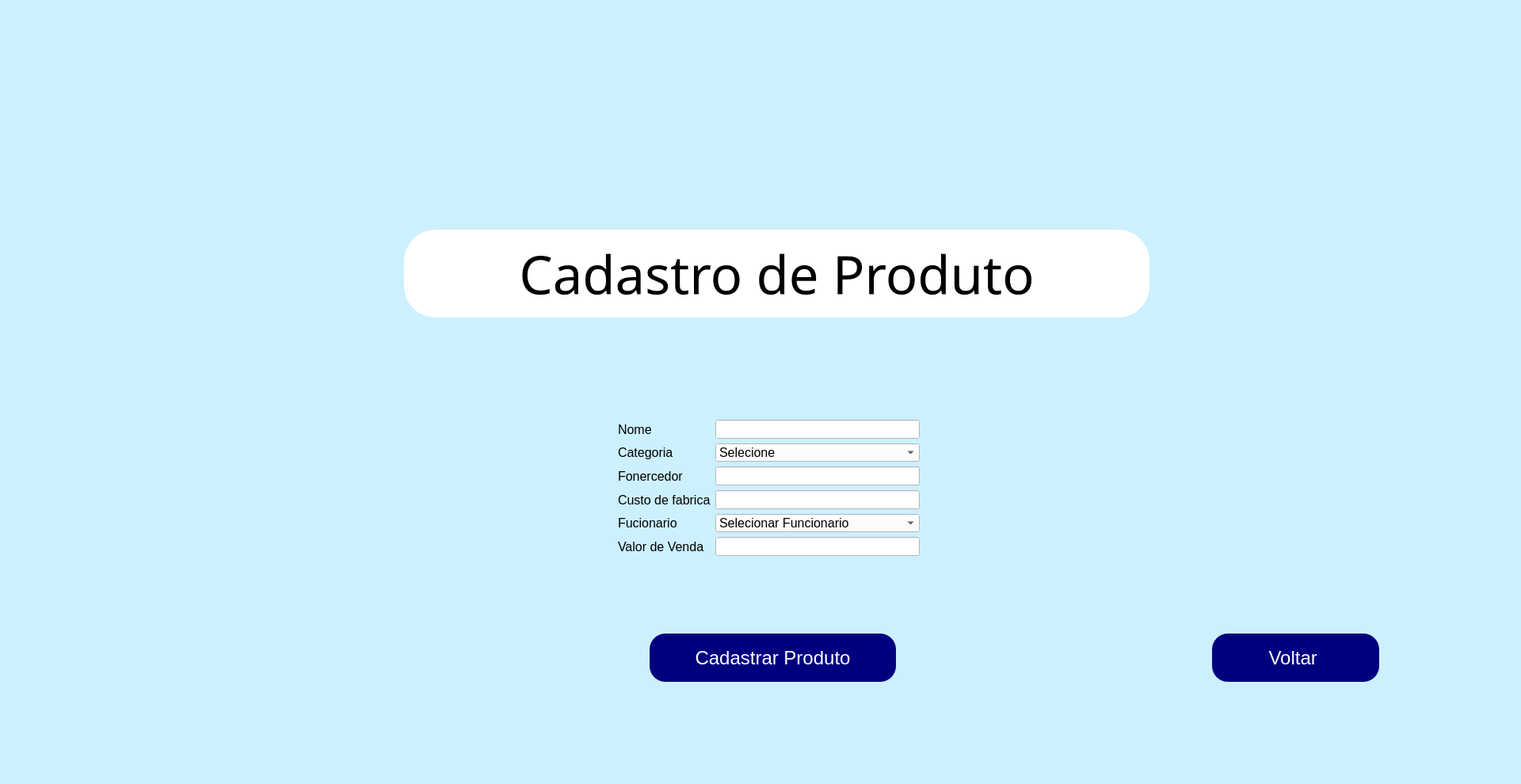
<?xml version="1.0" encoding="UTF-8"?>
<ui version="4.0">
 <class>MainWindow</class>
 <widget class="QMainWindow" name="MainWindow">
  <property name="geometry">
   <rect>
    <x>0</x>
    <y>0</y>
    <width>1920</width>
    <height>990</height>
   </rect>
  </property>
  <property name="windowTitle">
   <string>Kitton Informática</string>
  </property>
  <property name="windowIcon">
   <iconset>
    <normaloff>../../../Downloads/Logomarca (1).png</normaloff>../../../Downloads/Logomarca (1).png</iconset>
  </property>
  <property name="styleSheet">
   <string notr="true">background-color: rgb(205,240,255);</string>
  </property>
  <widget class="QWidget" name="centralwidget">
   <widget class="QLabel" name="Tela_inicial">
    <property name="geometry">
     <rect>
      <x>510</x>
      <y>290</y>
      <width>941</width>
      <height>111</height>
     </rect>
    </property>
    <property name="font">
     <font>
      <family>Segoe Print</family>
      <pointsize>50</pointsize>
     </font>
    </property>
    <property name="styleSheet">
     <string notr="true">background-color: rgb(255, 255, 255);
border-radius: 40px;</string>
    </property>
    <property name="text">
     <string>Cadastro de Produto</string>
    </property>
    <property name="alignment">
     <set>Qt::AlignCenter</set>
    </property>
   </widget>
   <widget class="QWidget" name="layoutWidget">
    <property name="geometry">
     <rect>
      <x>780</x>
      <y>530</y>
      <width>381</width>
      <height>172</height>
     </rect>
    </property>
    <property name="font">
     <font>
      <family>Arial</family>
      <pointsize>12</pointsize>
     </font>
    </property>
    <layout class="QFormLayout" name="formLayout">
     <item row="0" column="0">
      <widget class="QLabel" name="label_7">
       <property name="font">
        <font>
         <family>Arial</family>
         <pointsize>12</pointsize>
         <weight>50</weight>
         <bold>false</bold>
        </font>
       </property>
       <property name="text">
        <string>Nome</string>
       </property>
      </widget>
     </item>
     <item row="0" column="1">
      <widget class="QLineEdit" name="nome_pro">
       <property name="font">
        <font>
         <family>Arial</family>
         <pointsize>12</pointsize>
        </font>
       </property>
       <property name="styleSheet">
        <string notr="true">background-color: rgb(255, 255, 255);
color: rgb(0, 0, 0);</string>
       </property>
       <property name="echoMode">
        <enum>QLineEdit::Normal</enum>
       </property>
       <property name="alignment">
        <set>Qt::AlignCenter</set>
       </property>
      </widget>
     </item>
     <item row="1" column="0">
      <widget class="QLabel" name="label_3">
       <property name="font">
        <font>
         <family>Arial</family>
         <pointsize>12</pointsize>
         <weight>50</weight>
         <bold>false</bold>
        </font>
       </property>
       <property name="text">
        <string>Categoria</string>
       </property>
      </widget>
     </item>
     <item row="1" column="1">
      <widget class="QComboBox" name="categoria">
       <property name="font">
        <font>
         <family>Arial</family>
         <pointsize>12</pointsize>
        </font>
       </property>
       <property name="styleSheet">
        <string notr="true">background-color: rgb(255, 255, 255);
color: rgb(0, 0, 0);</string>
       </property>
       <item>
        <property name="text">
         <string>Selecione</string>
        </property>
       </item>
       <item>
        <property name="text">
         <string>HD</string>
        </property>
       </item>
       <item>
        <property name="text">
         <string>SSD</string>
        </property>
       </item>
       <item>
        <property name="text">
         <string>Memória RAM</string>
        </property>
       </item>
       <item>
        <property name="text">
         <string>Placa mãe</string>
        </property>
       </item>
       <item>
        <property name="text">
         <string>Mouse</string>
        </property>
       </item>
       <item>
        <property name="text">
         <string>Placa de Rede</string>
        </property>
       </item>
       <item>
        <property name="text">
         <string>Cabo de rede</string>
        </property>
       </item>
       <item>
        <property name="text">
         <string>teclado</string>
        </property>
       </item>
       <item>
        <property name="text">
         <string>Monito</string>
        </property>
       </item>
       <item>
        <property name="text">
         <string>Gabinete</string>
        </property>
       </item>
       <item>
        <property name="text">
         <string>Pendrive</string>
        </property>
       </item>
       <item>
        <property name="text">
         <string>Fonte de alimentação</string>
        </property>
       </item>
       <item>
        <property name="text">
         <string>Cabo VGA</string>
        </property>
       </item>
       <item>
        <property name="text">
         <string>Cabo HDMI</string>
        </property>
       </item>
      </widget>
     </item>
     <item row="2" column="0">
      <widget class="QLabel" name="label_2">
       <property name="font">
        <font>
         <family>Arial</family>
         <pointsize>12</pointsize>
         <weight>50</weight>
         <bold>false</bold>
        </font>
       </property>
       <property name="text">
        <string>Fonercedor</string>
       </property>
      </widget>
     </item>
     <item row="2" column="1">
      <widget class="QLineEdit" name="fonercedor_pro">
       <property name="font">
        <font>
         <family>Arial</family>
         <pointsize>12</pointsize>
        </font>
       </property>
       <property name="styleSheet">
        <string notr="true">background-color: rgb(255, 255, 255);
color: rgb(0, 0, 0);</string>
       </property>
       <property name="echoMode">
        <enum>QLineEdit::Normal</enum>
       </property>
       <property name="alignment">
        <set>Qt::AlignCenter</set>
       </property>
      </widget>
     </item>
     <item row="3" column="0">
      <widget class="QLabel" name="label_4">
       <property name="font">
        <font>
         <family>Arial</family>
         <pointsize>12</pointsize>
         <weight>50</weight>
         <bold>false</bold>
        </font>
       </property>
       <property name="text">
        <string>Custo de fabrica</string>
       </property>
      </widget>
     </item>
     <item row="3" column="1">
      <widget class="QLineEdit" name="custo_fab">
       <property name="font">
        <font>
         <family>Arial</family>
         <pointsize>12</pointsize>
        </font>
       </property>
       <property name="styleSheet">
        <string notr="true">background-color: rgb(255, 255, 255);
color: rgb(0, 0, 0);</string>
       </property>
       <property name="echoMode">
        <enum>QLineEdit::Normal</enum>
       </property>
       <property name="alignment">
        <set>Qt::AlignCenter</set>
       </property>
      </widget>
     </item>
     <item row="4" column="0">
      <widget class="QLabel" name="label_5">
       <property name="font">
        <font>
         <family>Arial</family>
         <pointsize>12</pointsize>
         <weight>50</weight>
         <bold>false</bold>
        </font>
       </property>
       <property name="text">
        <string>Fucionario</string>
       </property>
      </widget>
     </item>
     <item row="4" column="1">
      <widget class="QComboBox" name="fun">
       <property name="font">
        <font>
         <family>Arial</family>
         <pointsize>12</pointsize>
        </font>
       </property>
       <property name="styleSheet">
        <string notr="true">background-color: rgb(255, 255, 255);
color: rgb(0, 0, 0);</string>
       </property>
       <item>
        <property name="text">
         <string>Selecionar Funcionario</string>
        </property>
       </item>
       <item>
        <property name="text">
         <string>Bruno Rangel</string>
        </property>
       </item>
       <item>
        <property name="text">
         <string>Kamily</string>
        </property>
       </item>
       <item>
        <property name="text">
         <string>Fernanda</string>
        </property>
       </item>
       <item>
        <property name="text">
         <string>Ana</string>
        </property>
       </item>
      </widget>
     </item>
     <item row="5" column="0">
      <widget class="QLabel" name="label_6">
       <property name="font">
        <font>
         <family>Arial</family>
         <pointsize>12</pointsize>
         <weight>50</weight>
         <bold>false</bold>
        </font>
       </property>
       <property name="text">
        <string>Valor de Venda</string>
       </property>
      </widget>
     </item>
     <item row="5" column="1">
      <widget class="QLineEdit" name="val_venda">
       <property name="font">
        <font>
         <family>Arial</family>
         <pointsize>12</pointsize>
        </font>
       </property>
       <property name="styleSheet">
        <string notr="true">background-color: rgb(255, 255, 255);
color: rgb(0, 0, 0);</string>
       </property>
       <property name="echoMode">
        <enum>QLineEdit::Normal</enum>
       </property>
       <property name="alignment">
        <set>Qt::AlignCenter</set>
       </property>
      </widget>
     </item>
    </layout>
   </widget>
   <widget class="QPushButton" name="Button_Cadastrar">
    <property name="geometry">
     <rect>
      <x>820</x>
      <y>800</y>
      <width>311</width>
      <height>61</height>
     </rect>
    </property>
    <property name="font">
     <font>
      <family>Arial</family>
      <pointsize>18</pointsize>
     </font>
    </property>
    <property name="cursor">
     <cursorShape>PointingHandCursor</cursorShape>
    </property>
    <property name="styleSheet">
     <string notr="true">QPushButton{
background-color: rgb(0, 0, 127);
	color: rgb(255, 255, 255);
border-radius: 20px;
}
QPushButton:hover
{
   background-color:white;
	color: rgb(0, 0, 0);
}</string>
    </property>
    <property name="text">
     <string>Cadastrar Produto</string>
    </property>
   </widget>
   <widget class="QLabel" name="label_8">
    <property name="geometry">
     <rect>
      <x>1340</x>
      <y>300</y>
      <width>101</width>
      <height>91</height>
     </rect>
    </property>
    <property name="styleSheet">
     <string notr="true">background-color: rgb(255, 255, 255);
border-radius: 40px</string>
    </property>
    <property name="text">
     <string/>
    </property>
    <property name="pixmap">
     <pixmap>../../../Downloads/Logomarca (1).png</pixmap>
    </property>
    <property name="scaledContents">
     <bool>true</bool>
    </property>
   </widget>
   <widget class="QLabel" name="label_9">
    <property name="geometry">
     <rect>
      <x>520</x>
      <y>300</y>
      <width>101</width>
      <height>91</height>
     </rect>
    </property>
    <property name="styleSheet">
     <string notr="true">background-color: rgb(255, 255, 255);
border-radius: 40px</string>
    </property>
    <property name="text">
     <string/>
    </property>
    <property name="pixmap">
     <pixmap>../../../Downloads/Logomarca (1).png</pixmap>
    </property>
    <property name="scaledContents">
     <bool>true</bool>
    </property>
   </widget>
   <widget class="QPushButton" name="botaomenu">
    <property name="geometry">
     <rect>
      <x>1530</x>
      <y>800</y>
      <width>211</width>
      <height>61</height>
     </rect>
    </property>
    <property name="font">
     <font>
      <family>Arial</family>
      <pointsize>18</pointsize>
     </font>
    </property>
    <property name="cursor">
     <cursorShape>PointingHandCursor</cursorShape>
    </property>
    <property name="styleSheet">
     <string notr="true">QPushButton{
background-color: rgb(0, 0, 127);
	color: rgb(255, 255, 255);
border-radius: 20px;
}
QPushButton:hover
{
   background-color:white;
	color: rgb(0, 0, 0);
}</string>
    </property>
    <property name="text">
     <string>Voltar </string>
    </property>
   </widget>
  </widget>
  <widget class="QMenuBar" name="menubar">
   <property name="geometry">
    <rect>
     <x>0</x>
     <y>0</y>
     <width>1920</width>
     <height>21</height>
    </rect>
   </property>
  </widget>
  <widget class="QStatusBar" name="statusbar"/>
 </widget>
 <resources/>
 <connections/>
</ui>
